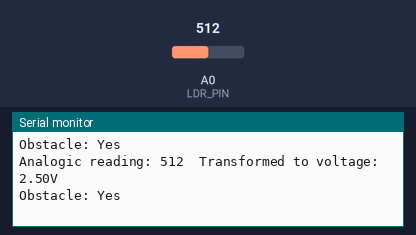
The sketch below on a simulated Arduino Uno, built with avr-gcc and run on an emulated ATmega328P. On the bench: the last lines printed to the serial monitor. Inputs (shaded band) come from the test bench; at power-on: A0 (LDR_PIN) = 512.

Above: at 1.8 s.
1.9 s: A0 (LDR_PIN) set to 790
At 2.5 s:
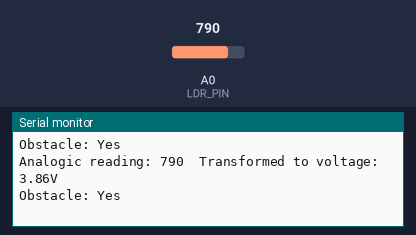
3.4 s: A0 (LDR_PIN) set to 816
At 4.8 s:
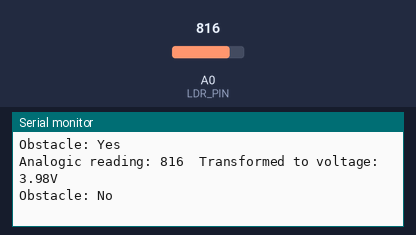
Timing chart, 0 to 6.4 s (numbered marks = the images above; inputs shaded):
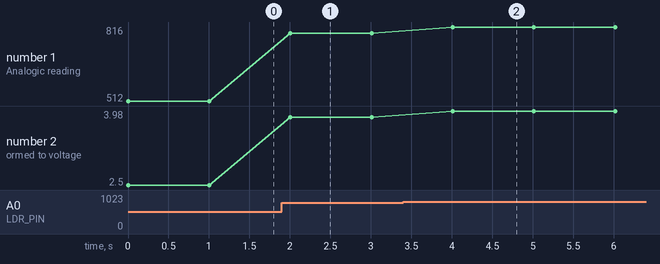

Measured:
- the behaviour switches between 800 and 801 on A0 (LDR_PIN) (found by bisection; images 1 and 2)
- after the input at 1.9 s, the serial monitor: prints a new line after 0.11 s (image 1)
- after the input at 3.4 s, the serial monitor: prints a new line after 0.61 s (image 2)
- plotted number 1: 512 → 790 after the input at 1.9 s, 790 → 816 after the input at 3.4 s
- plotted number 2: 2.5 → 3.86 after the input at 1.9 s, 3.86 → 3.98 after the input at 3.4 s

The sketch:

2_laser_tripwire.ino
```cpp
// In this project, we will use a LDR, associated with a voltage divider and a laser to be able to know if there is an obstacle between the laser and the LDR.

// Pin initialization
const int LDR_PIN = A0;

// Constants
const float CONNECTED_VOLTAGE = 5.0;
const float ADC_RESOLUTION = 1024.0; // The analogic conversor is one of 10 bits

// Laser specification
const float LASER_INTENSITY = 800.0; // Change for a higher number if the ambient light is too strong

// Variables
int reading = 0; // Read value
float voltage = 0.0;

void setup() {
  Serial.begin(9600); // 9600bps

  // Pin configuration
  pinMode(LDR_PIN, INPUT);
}

void loop() {
  reading = analogRead(LDR_PIN);

  Serial.print("Analogic reading: ");
  Serial.print(reading);
  Serial.print("\t");

  voltage = reading * CONNECTED_VOLTAGE / ADC_RESOLUTION;
  Serial.print("Transformed to voltage: ");
  Serial.print(voltage);
  Serial.print("V");

  Serial.println();

  Serial.print("Obstacle: ");
  if (reading <= LASER_INTENSITY) {
    Serial.print("Yes");
  }
  else {
    Serial.print("No");
  }

  Serial.println();

  delay(1000);
}
```
